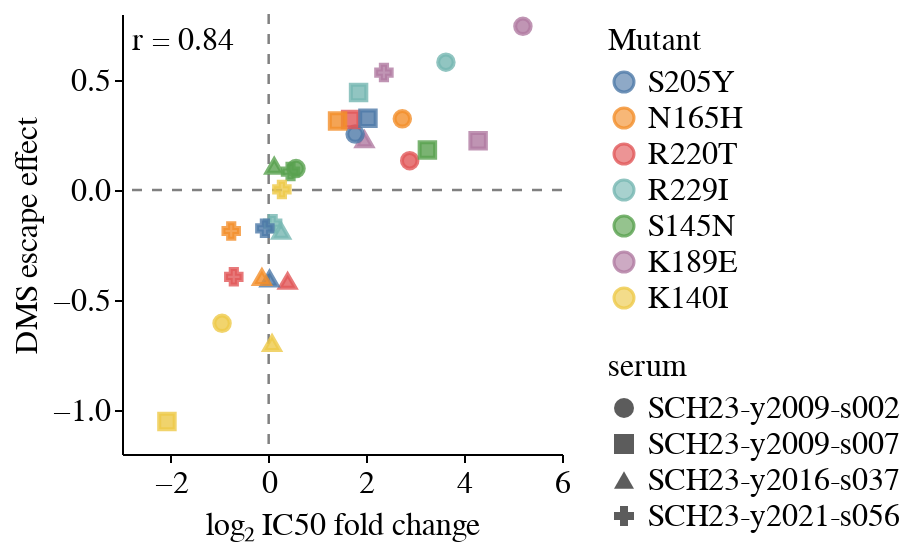

The code cell stored with this chart in its notebook:
### Code cell
colors = {
    'S205Y' : '#4E79A7',
    'N165H' : '#F28E2B',
    'R220T' : '#E15759',
    'R229I' : '#76B7B2',
    'S145N' : '#59A14F',
    'K189E' : '#B07AA1',
    'K140I': '#EDC948'
}

r_value = escape_and_params['log2_fold_change'].corr(escape_and_params['escape'])
r_text = f"r = {r_value:.2f}"

hline = alt.Chart().mark_rule(
        color='gray',
        size=1.25,
        opacity=1,
        strokeDash=[5,5]
).encode(y=alt.Y(datum=0))

vline = alt.Chart().mark_rule(
        color='gray',
        size=1.25,
        opacity=1,
        strokeDash=[5,5]
).encode(x=alt.X(datum=0))


chart = alt.Chart(escape_and_params).mark_point(size=60, opacity=0.8).encode(
    x=alt.X(
        'log2_fold_change:Q', 
        title='log₂ IC50 fold change',
        axis=alt.Axis(grid=False)
    ),
    y=alt.Y(
        'escape:Q', 
        title='DMS escape effect',
        axis=alt.Axis(grid=False)
    ),
    fill=alt.Fill(
        "mutation:N",
        scale=alt.Scale(domain=list(colors.keys()), range=list(colors.values())),
        title='Mutant',
    ),
    color=alt.Color(
        "mutation:N",
        scale=alt.Scale(domain=list(colors.keys()), range=list(colors.values())),
        title='Mutant'
    ),
    shape='serum:N',
)

r_label = alt.Chart(pd.DataFrame({'text': [r_text]})).mark_text(
    align='left',
    baseline='top',
    fontSize=16,
    fontWeight='normal',
    color='black'
).encode(
    text='text:N',
    x=alt.value(5), 
    y=alt.value(5)
)

scatter_plot = alt.layer(vline, hline, r_label, chart)
scatter_plot.properties(
    width=220,
    height=220
)

### Figure 1 — Vega-Lite specification as saved in the notebook (floating-point values rounded to 4 significant figures)
{"config": {"background": "white", "title": {"fontSize": 20, "fontWeight": "normal", "font": "Helvetica", "anchor": "start", "color": "#000000", "orient": "top", "offset": 5, "subtitleColor": "gray", "subtitleFont": "Helvetica", "subtitleFontWeight": "normal", "subtitleFontSize": 18, "subtitlePadding": 2}, "axis": {"domain": true, "domainColor": "black", "domainWidth": 1, "grid": false, "gridColor": "#DEDDDD", "gridWidth": 0.5, "labelFont": "Helvetica", "labelFontSize": 16, "labelFlush": false, "labelFontWeight": "normal", "labelPadding": 2, "tickColor": "black", "tickSize": 4, "tickCount": 3, "tickWidth": 1, "titleFont": "Helvetica", "titleAlign": "center", "titleFontWeight": "normal", "titleFontSize": 16, "titlePadding": 5}, "legend": {"labelFont": "Helvetica", "labelFontSize": 16, "symbolSize": 100, "titleFont": "Helvetica", "titleFontSize": 16, "titleFontWeight": "normal", "padding": 5, "titleLimit": 200, "gradientLength": 100}, "range": {"category": ["#4e79a7", "#f28e2c", "#e15759", "#76b7b2", "#59a14f", "#edc949", "#af7aa1", "#ff9da7", "#9c755f", "#bab0ab"], "diverging": ["#c7e9b4", "#7fcdbb", "#41b6c4", "#1d91c0", "#225ea8", "#253494"]}, "view": {"stroke": "white", "strokeWidth": 0}, "text": {"font": "Helvetica", "fontSize": 16}}, "layer": [{"data": {"name": "empty"}, "mark": {"type": "rule", "color": "gray", "opacity": 1, "size": 1.25, "strokeDash": [5, 5]}, "encoding": {"x": {"datum": 0}}}, {"data": {"name": "empty"}, "mark": {"type": "rule", "color": "gray", "opacity": 1, "size": 1.25, "strokeDash": [5, 5]}, "encoding": {"y": {"datum": 0}}}, {"data": {"name": "data-0f628fb1d12847ab394cad32928adf34"}, "mark": {"type": "text", "align": "left", "baseline": "top", "color": "black", "fontSize": 16, "fontWeight": "normal"}, "encoding": {"text": {"field": "text", "type": "nominal"}, "x": {"value": 5}, "y": {"value": 5}}}, {"data": {"name": "data-568e8e3ba34b8ed21efcff95d7c007f0"}, "mark": {"type": "point", "opacity": 0.8, "size": 60}, "encoding": {"color": {"field": "mutation", "scale": {"domain": ["S205Y", "N165H", "R220T", "R229I", "S145N", "K189E", "K140I"], "range": ["#4E79A7", "#F28E2B", "#E15759", "#76B7B2", "#59A14F", "#B07AA1", "#EDC948"]}, "title": "Mutant", "type": "nominal"}, "fill": {"field": "mutation", "scale": {"domain": ["S205Y", "N165H", "R220T", "R229I", "S145N", "K189E", "K140I"], "range": ["#4E79A7", "#F28E2B", "#E15759", "#76B7B2", "#59A14F", "#B07AA1", "#EDC948"]}, "title": "Mutant", "type": "nominal"}, "shape": {"field": "serum", "type": "nominal"}, "x": {"axis": {"grid": false}, "field": "log2_fold_change", "title": "log₂ IC50 fold change", "type": "quantitative"}, "y": {"axis": {"grid": false}, "field": "escape", "title": "DMS escape effect", "type": "quantitative"}}}], "height": 220, "width": 220, "$schema": "https://vega.github.io/schema/vega-lite/v5.16.3.json", "datasets": {"empty": [{}], "data-0f628fb1d12847ab394cad32928adf34": [{"text": "r = 0.84"}], "data-568e8e3ba34b8ed21efcff95d7c007f0": [{"serum": "SCH23-y2021-s056", "virus": "K189E", "replicate": "average", "nreplicates": 2, "ic50": 0.0005229, "ic50_bound": "interpolated", "ic50_str": "0.000523", "midpoint": 0.0005229, "midpoint_bound": 0.0005229, "midpoint_bound_type": "interpolated", "slope": 1.378, "top": 1, "bottom": 0, "r2": 0.9854, "log2_fold_change": 2.358, "site": 189, "wildtype": "K", "mutant": "E", "mutation": "K189E", "escape": 0.5337}, {"serum": "SCH23-y2021-s056", "virus": "S145N", "replicate": "average", "nreplicates": 2, "ic50": 0.0001391, "ic50_bound": "interpolated", "ic50_str": "0.000139", "midpoint": 0.0001391, "midpoint_bound": 0.0001391, "midpoint_bound_type": "interpolated", "slope": 1.886, "top": 1, "bottom": 0, "r2": 0.9924, "log2_fold_change": 0.4474, "site": 145, "wildtype": "S", "mutant": "N", "mutation": "S145N", "escape": 0.08382}, {"serum": "SCH23-y2021-s056", "virus": "R229I", "replicate": "average", "nreplicates": 2, "ic50": 0.0001079, "ic50_bound": "interpolated", "ic50_str": "0.000108", "midpoint": 0.0001079, "midpoint_bound": 0.0001079, "midpoint_bound_type": "interpolated", "slope": 1.852, "top": 1, "bottom": 0, "r2": 0.9973, "log2_fold_change": 0.08161, "site": 229, "wildtype": "R", "mutant": "I", "mutation": "R229I", "escape": -0.153}, {"serum": "SCH23-y2021-s056", "virus": "R220T", "replicate": "average", "nreplicates": 2, "ic50": 6.223e-05, "ic50_bound": "interpolated", "ic50_str": "6.22e-05", "midpoint": 6.223e-05, "midpoint_bound": 6.223e-05, "midpoint_bound_type": "interpolated", "slope": 1.461, "top": 1, "bottom": 0, "r2": 0.9896, "log2_fold_change": -0.713, "site": 220, "wildtype": "R", "mutant": "T", "mutation": "R220T", "escape": -0.3946}, {"serum": "SCH23-y2021-s056", "virus": "S205Y", "replicate": "average", "nreplicates": 2, "ic50": 9.669e-05, "ic50_bound": "interpolated", "ic50_str": "9.67e-05", "midpoint": 9.669e-05, "midpoint_bound": 9.669e-05, "midpoint_bound_type": "interpolated", "slope": 1.458, "top": 1, "bottom": 0, "r2": 0.9681, "log2_fold_change": -0.07737, "site": 205, "wildtype": "S", "mutant": "Y", "mutation": "S205Y", "escape": -0.1741}, {"serum": "SCH23-y2021-s056", "virus": "N165H", "replicate": "average", "nreplicates": 2, "ic50": 5.999e-05, "ic50_bound": "interpolated", "ic50_str": "6e-05", "midpoint": 5.999e-05, "midpoint_bound": 5.999e-05, "midpoint_bound_type": "interpolated", "slope": 2.431, "top": 1, "bottom": 0, "r2": 0.9906, "log2_fold_change": -0.766, "site": 165, "wildtype": "N", "mutant": "H", "mutation": "N165H", "escape": -0.1864}, {"serum": "SCH23-y2016-s037", "virus": "K189E", "replicate": "average", "nreplicates": 2, "ic50": 0.0005412, "ic50_bound": "interpolated", "ic50_str": "0.000541", "midpoint": 0.0005412, "midpoint_bound": 0.0005412, "midpoint_bound_type": "interpolated", "slope": 1.605, "top": 1, "bottom": 0, "r2": 0.9723, "log2_fold_change": 1.96, "site": 189, "wildtype": "K", "mutant": "E", "mutation": "K189E", "escape": 0.2297}, {"serum": "SCH23-y2016-s037", "virus": "S145N", "replicate": "average", "nreplicates": 2, "ic50": 0.0001505, "ic50_bound": "interpolated", "ic50_str": "0.000151", "midpoint": 0.0001505, "midpoint_bound": 0.0001505, "midpoint_bound_type": "interpolated", "slope": 1.796, "top": 1, "bottom": 0, "r2": 0.9666, "log2_fold_change": 0.1135, "site": 145, "wildtype": "S", "mutant": "N", "mutation": "S145N", "escape": 0.109}, {"serum": "SCH23-y2016-s037", "virus": "R229I", "replicate": "average", "nreplicates": 2, "ic50": 0.0001661, "ic50_bound": "interpolated", "ic50_str": "0.000166", "midpoint": 0.0001661, "midpoint_bound": 0.0001661, "midpoint_bound_type": "interpolated", "slope": 1.776, "top": 1, "bottom": 0, "r2": 0.9871, "log2_fold_change": 0.2555, "site": 229, "wildtype": "R", "mutant": "I", "mutation": "R229I", "escape": -0.1863}, {"serum": "SCH23-y2016-s037", "virus": "R220T", "replicate": "average", "nreplicates": 2, "ic50": 0.000182, "ic50_bound": "interpolated", "ic50_str": "0.000182", "midpoint": 0.000182, "midpoint_bound": 0.000182, "midpoint_bound_type": "interpolated", "slope": 1.573, "top": 1, "bottom": 0, "r2": 0.9372, "log2_fold_change": 0.3875, "site": 220, "wildtype": "R", "mutant": "T", "mutation": "R220T", "escape": -0.4142}, {"serum": "SCH23-y2016-s037", "virus": "S205Y", "replicate": "average", "nreplicates": 2, "ic50": 0.0001408, "ic50_bound": "interpolated", "ic50_str": "0.000141", "midpoint": 0.0001408, "midpoint_bound": 0.0001408, "midpoint_bound_type": "interpolated", "slope": 1.827, "top": 1, "bottom": 0, "r2": 0.9985, "log2_fold_change": 0.01723, "site": 205, "wildtype": "S", "mutant": "Y", "mutation": "S205Y", "escape": -0.4033}, {"serum": "SCH23-y2016-s037", "virus": "N165H", "replicate": "average", "nreplicates": 2, "ic50": 0.0001264, "ic50_bound": "interpolated", "ic50_str": "0.000126", "midpoint": 0.0001264, "midpoint_bound": 0.0001264, "midpoint_bound_type": "interpolated", "slope": 2.551, "top": 1, "bottom": 0, "r2": 0.9889, "log2_fold_change": -0.1382, "site": 165, "wildtype": "N", "mutant": "H", "mutation": "N165H", "escape": -0.3967}, {"serum": "SCH23-y2009-s002", "virus": "K189E", "replicate": "average", "nreplicates": 2, "ic50": 0.01, "ic50_bound": "lower", "ic50_str": ">0.01", "midpoint": 892200.0, "midpoint_bound": 0.01, "midpoint_bound_type": "lower", "slope": 127.6, "top": 1, "bottom": 0, "r2": -3.768, "log2_fold_change": 5.2, "site": 189, "wildtype": "K", "mutant": "E", "mutation": "K189E", "escape": 0.744}, {"serum": "SCH23-y2009-s002", "virus": "S145N", "replicate": "average", "nreplicates": 2, "ic50": 0.0004009, "ic50_bound": "interpolated", "ic50_str": "0.000401", "midpoint": 0.0004009, "midpoint_bound": 0.0004009, "midpoint_bound_type": "interpolated", "slope": 1.777, "top": 1, "bottom": 0, "r2": 0.9935, "log2_fold_change": 0.5597, "site": 145, "wildtype": "S", "mutant": "N", "mutation": "S145N", "escape": 0.09725}, {"serum": "SCH23-y2009-s002", "virus": "R229I", "replicate": "average", "nreplicates": 2, "ic50": 0.003357, "ic50_bound": "interpolated", "ic50_str": "0.00336", "midpoint": 0.003357, "midpoint_bound": 0.003357, "midpoint_bound_type": "interpolated", "slope": 1.487, "top": 1, "bottom": 0, "r2": 0.9876, "log2_fold_change": 3.626, "site": 229, "wildtype": "R", "mutant": "I", "mutation": "R229I", "escape": 0.5809}, {"serum": "SCH23-y2009-s002", "virus": "R220T", "replicate": "average", "nreplicates": 2, "ic50": 0.002009, "ic50_bound": "interpolated", "ic50_str": "0.00201", "midpoint": 0.002009, "midpoint_bound": 0.002009, "midpoint_bound_type": "interpolated", "slope": 1.61, "top": 1, "bottom": 0, "r2": 0.8849, "log2_fold_change": 2.885, "site": 220, "wildtype": "R", "mutant": "T", "mutation": "R220T", "escape": 0.1332}, {"serum": "SCH23-y2009-s002", "virus": "S205Y", "replicate": "average", "nreplicates": 2, "ic50": 0.0009267, "ic50_bound": "interpolated", "ic50_str": "0.000927", "midpoint": 0.0009267, "midpoint_bound": 0.0009267, "midpoint_bound_type": "interpolated", "slope": 1.058, "top": 1, "bottom": 0, "r2": 0.9858, "log2_fold_change": 1.768, "site": 205, "wildtype": "S", "mutant": "Y", "mutation": "S205Y", "escape": 0.254}, {"serum": "SCH23-y2009-s002", "virus": "N165H", "replicate": "average", "nreplicates": 2, "ic50": 0.001809, "ic50_bound": "interpolated", "ic50_str": "0.00181", "midpoint": 0.001809, "midpoint_bound": 0.001809, "midpoint_bound_type": "interpolated", "slope": 2.25, "top": 1, "bottom": 0, "r2": 0.9757, "log2_fold_change": 2.734, "site": 165, "wildtype": "N", "mutant": "H", "mutation": "N165H", "escape": 0.3234}, {"serum": "SCH23-y2009-s007", "virus": "K189E", "replicate": "average", "nreplicates": 2, "ic50": 0.005861, "ic50_bound": "interpolated", "ic50_str": "0.00586", "midpoint": 0.005861, "midpoint_bound": 0.005861, "midpoint_bound_type": "interpolated", "slope": 1.407, "top": 1, "bottom": 0, "r2": 0.966, "log2_fold_change": 4.284, "site": 189, "wildtype": "K", "mutant": "E", "mutation": "K189E", "escape": 0.2236}, {"serum": "SCH23-y2009-s007", "virus": "S145N", "replicate": "average", "nreplicates": 2, "ic50": 0.002855, "ic50_bound": "interpolated", "ic50_str": "0.00286", "midpoint": 0.002855, "midpoint_bound": 0.002855, "midpoint_bound_type": "interpolated", "slope": 1.139, "top": 1, "bottom": 0, "r2": 0.9454, "log2_fold_change": 3.247, "site": 145, "wildtype": "S", "mutant": "N", "mutation": "S145N", "escape": 0.1819}, {"serum": "SCH23-y2009-s007", "virus": "R229I", "replicate": "average", "nreplicates": 2, "ic50": 0.001076, "ic50_bound": "interpolated", "ic50_str": "0.00108", "midpoint": 0.001076, "midpoint_bound": 0.001076, "midpoint_bound_type": "interpolated", "slope": 1.978, "top": 1, "bottom": 0, "r2": 0.9937, "log2_fold_change": 1.839, "site": 229, "wildtype": "R", "mutant": "I", "mutation": "R229I", "escape": 0.4436}, {"serum": "SCH23-y2009-s007", "virus": "R220T", "replicate": "average", "nreplicates": 2, "ic50": 0.0009617, "ic50_bound": "interpolated", "ic50_str": "0.000962", "midpoint": 0.0009617, "midpoint_bound": 0.0009617, "midpoint_bound_type": "interpolated", "slope": 2.225, "top": 1, "bottom": 0, "r2": 0.9739, "log2_fold_change": 1.677, "site": 220, "wildtype": "R", "mutant": "T", "mutation": "R220T", "escape": 0.3207}, {"serum": "SCH23-y2009-s007", "virus": "S205Y", "replicate": "average", "nreplicates": 2, "ic50": 0.001229, "ic50_bound": "interpolated", "ic50_str": "0.00123", "midpoint": 0.001229, "midpoint_bound": 0.001229, "midpoint_bound_type": "interpolated", "slope": 1.419, "top": 1, "bottom": 0, "r2": 0.9842, "log2_fold_change": 2.031, "site": 205, "wildtype": "S", "mutant": "Y", "mutation": "S205Y", "escape": 0.3263}, {"serum": "SCH23-y2009-s007", "virus": "N165H", "replicate": "average", "nreplicates": 2, "ic50": 0.000799, "ic50_bound": "interpolated", "ic50_str": "0.000799", "midpoint": 0.000799, "midpoint_bound": 0.000799, "midpoint_bound_type": "interpolated", "slope": 1.485, "top": 1, "bottom": 0, "r2": 0.9794, "log2_fold_change": 1.409, "site": 165, "wildtype": "N", "mutant": "H", "mutation": "N165H", "escape": 0.3141}, {"serum": "SCH23-y2021-s056", "virus": "K140I", "replicate": "average", "nreplicates": 2, "ic50": 0.000115, "ic50_bound": "interpolated", "ic50_str": "0.000115", "midpoint": 0.000115, "midpoint_bound": 0.000115, "midpoint_bound_type": "interpolated", "slope": 1.451, "top": 1, "bottom": 0, "r2": 0.9742, "log2_fold_change": 0.2705, "site": 140, "wildtype": "K", "mutant": "I", "mutation": "K140I", "escape": 0.002664}, {"serum": "SCH23-y2016-s037", "virus": "K140I", "replicate": "average", "nreplicates": 2, "ic50": 0.0001162, "ic50_bound": "interpolated", "ic50_str": "0.000116", "midpoint": 0.0001162, "midpoint_bound": 0.0001162, "midpoint_bound_type": "interpolated", "slope": 1.343, "top": 1, "bottom": 0, "r2": 0.9752, "log2_fold_change": 0.06898, "site": 140, "wildtype": "K", "mutant": "I", "mutation": "K140I", "escape": -0.6968}, {"serum": "SCH23-y2009-s002", "virus": "K140I", "replicate": "average", "nreplicates": 2, "ic50": 0.0001838, "ic50_bound": "interpolated", "ic50_str": "0.000184", "midpoint": 0.0001838, "midpoint_bound": 0.0001838, "midpoint_bound_type": "interpolated", "slope": 1.448, "top": 1, "bottom": 0, "r2": 0.9924, "log2_fold_change": -0.9535, "site": 140, "wildtype": "K", "mutant": "I", "mutation": "K140I", "escape": -0.606}, {"serum": "SCH23-y2009-s007", "virus": "K140I", "replicate": "average", "nreplicates": 2, "ic50": 0.0001185, "ic50_bound": "interpolated", "ic50_str": "0.000119", "midpoint": 0.0001185, "midpoint_bound": 0.0001185, "midpoint_bound_type": "interpolated", "slope": 1.506, "top": 1, "bottom": 0, "r2": 0.9822, "log2_fold_change": -2.081, "site": 140, "wildtype": "K", "mutant": "I", "mutation": "K140I", "escape": -1.052}]}}
